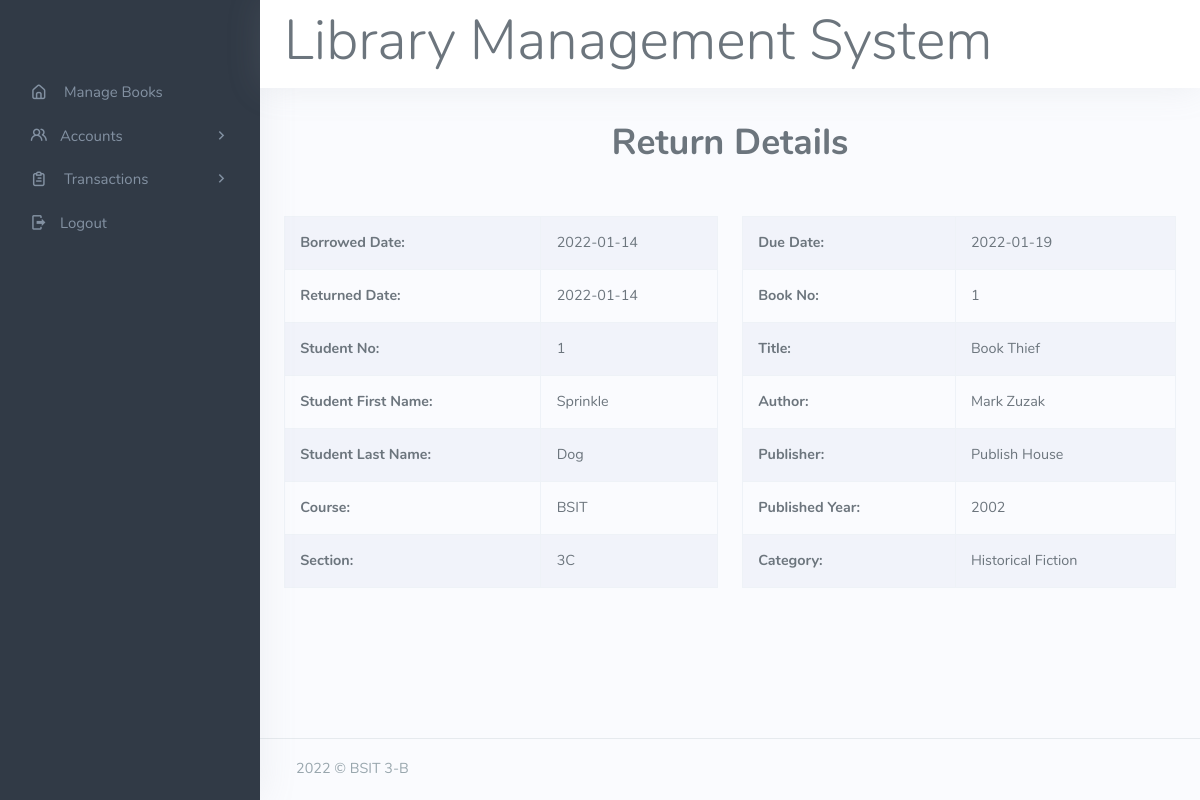
The page /details-return.php?id=8 on the database its author committed.
### tables this page shows
CREATE TABLE `transaction` (
  `tran_id` int(11) NOT NULL,
  `book_id` int(11) NOT NULL,
  `student_id` int(11) NOT NULL,
  `date_borrowed` date NOT NULL DEFAULT current_timestamp(),
  `date_due` date NOT NULL,
  `date_returned` date DEFAULT NULL,
  `status` varchar(100) NOT NULL
);

CREATE TABLE `student` (
  `student_id` int(11) NOT NULL,
  `firstname` varchar(100) NOT NULL,
  `lastname` varchar(100) NOT NULL,
  `course` varchar(10) NOT NULL,
  `section` varchar(2) NOT NULL
);

CREATE TABLE `books` (
  `book_id` int(11) NOT NULL,
  `title` varchar(255) NOT NULL,
  `author` varchar(100) NOT NULL,
  `publisher` varchar(100) NOT NULL,
  `year` year(4) NOT NULL,
  `category` varchar(100) NOT NULL
);

### details-return.php (the view, shortened to what this page needs)
<?php
include('format/header.php');
include('format/sidebar.php');
?>
<?php
$tran_id = $_GET['id'];
$sql = "SELECT * FROM transaction
WHERE tran_id = '$tran_id' AND status = 'returned'";
$res = mysqli_query($conn, $sql);
if ($res == true) {
    $count = mysqli_num_rows($res);
    if ($count == 1) {
        $rows = mysqli_fetch_assoc($res);
        $book_id = $rows['book_id'];
        $student_id = $rows['student_id'];
        $date_borrowed = $rows['date_borrowed'];
        $date_returned = $rows['date_returned'];
        $date_due = $rows['date_due'];
        if (isset($student_id)) {
            $studentsql = "SELECT * FROM student WHERE student_id = $student_id";
            $res = mysqli_query($conn, $studentsql);
            if ($res == true) {
                $count = mysqli_num_rows($res);
                if ($count == 1) {
                    $row = mysqli_fetch_assoc($res);
                    $student_id = $row['student_id'];
                    $firstname = $row['firstname'];
                    $lastname = $row['lastname'];
                    $course = $row['course'];
                    $section = $row['section'];
                }
            }
        }
        if (isset($book_id)) {
            $booksql = "SELECT * FROM books WHERE book_id = $book_id";
            $res = mysqli_query($conn, $booksql);
            if ($res == true) {
                $count = mysqli_num_rows($res);
                if ($count == 1) {
                    $row = mysqli_fetch_assoc($res);
                    $book_id = $row['book_id'];
                    $title = $row['title'];
                    $author = $row['author'];
                    $publisher = $row['publisher'];
                    $year = $row['year'];
                    $category = $row['category'];
                }
            }
        }
    } else {
        echo "ERROR! NO INFO" . mysqli_error($conn);
    }
}
?>
<div class="container-fluid">
    <br>
    <h1 class="text-center">Return Details</h1>
    <br>
    <div class="row">
        <div class="col">
            <form action="" method="POST">
                <br>
                <table class="table table-bordered table-striped">
                    <tr>
                        <th>Borrowed Date:</th>
                        <td><?php echo $date_returned  ?> </td>
                    </tr>
                    <tr>
                        <th>Returned Date:</th>
                        <td><?php echo $date_borrowed  ?> </td>
                    </tr>
                    <tr>
                        <th>Student No:</th>
                        <td><?php echo $student_id  ?> </td>
                    </tr>
                    <tr>
                        <th>Student First Name: </th>
                        <td><?php echo $firstname  ?> </td>
                    </tr>
                    <tr>
                        <th>Student Last Name: </th>
                        <td><?php echo $lastname  ?> </td>
                    </tr>
                    <tr>
                        <th>Course: </th>
                        <td><?php echo $course  ?> </td>
                    </tr>
                    <tr>
                        <th>Section: </th>
                        <td><?php echo $section  ?> </td>
                    </tr>
                </table>
        </div>
        <div class="col">
            <br>
            <table class="table table-bordered table-striped">
                <tr>
                    <th>Due Date:</th>
                    <td><?php echo $date_due  ?> </td>
                </tr>
                <tr>
                    <th>Book No:</th>
                    <td><?php echo $book_id  ?> </td>
                </tr>
                <tr>
                    <th>Title:</th>
                    <td><?php echo $title  ?> </td>
                </tr>
                <tr>
                    <th>Author:</th>
                    <td><?php echo $author  ?> </td>
                </tr>
                <tr>
                    <th>Publisher:</th>
                    <td><?php echo $publisher  ?> </td>
                </tr>
                <tr>
                    <th>Published Year:</th>
                    <td><?php echo $year  ?> </td>
                </tr>
                <tr>
                    <th>Category:</th>
                    <td><?php echo $category  ?></td>
                </tr>
            </table>
        </div>
    </div>
</div>
</div>
<?php include('format/footer.php'); ?>

### rows shown on the page
transaction: date_returned "2022-01-14", date_borrowed "2022-01-14", date_due "2022-01-19"
student: student_id "1", firstname "Sprinkle", lastname "Dog", course "BSIT", section "3C"
books: book_id "1", title "Book Thief", author "Mark Zuzak", publisher "Publish House", year "2002", category "Historical Fiction"
